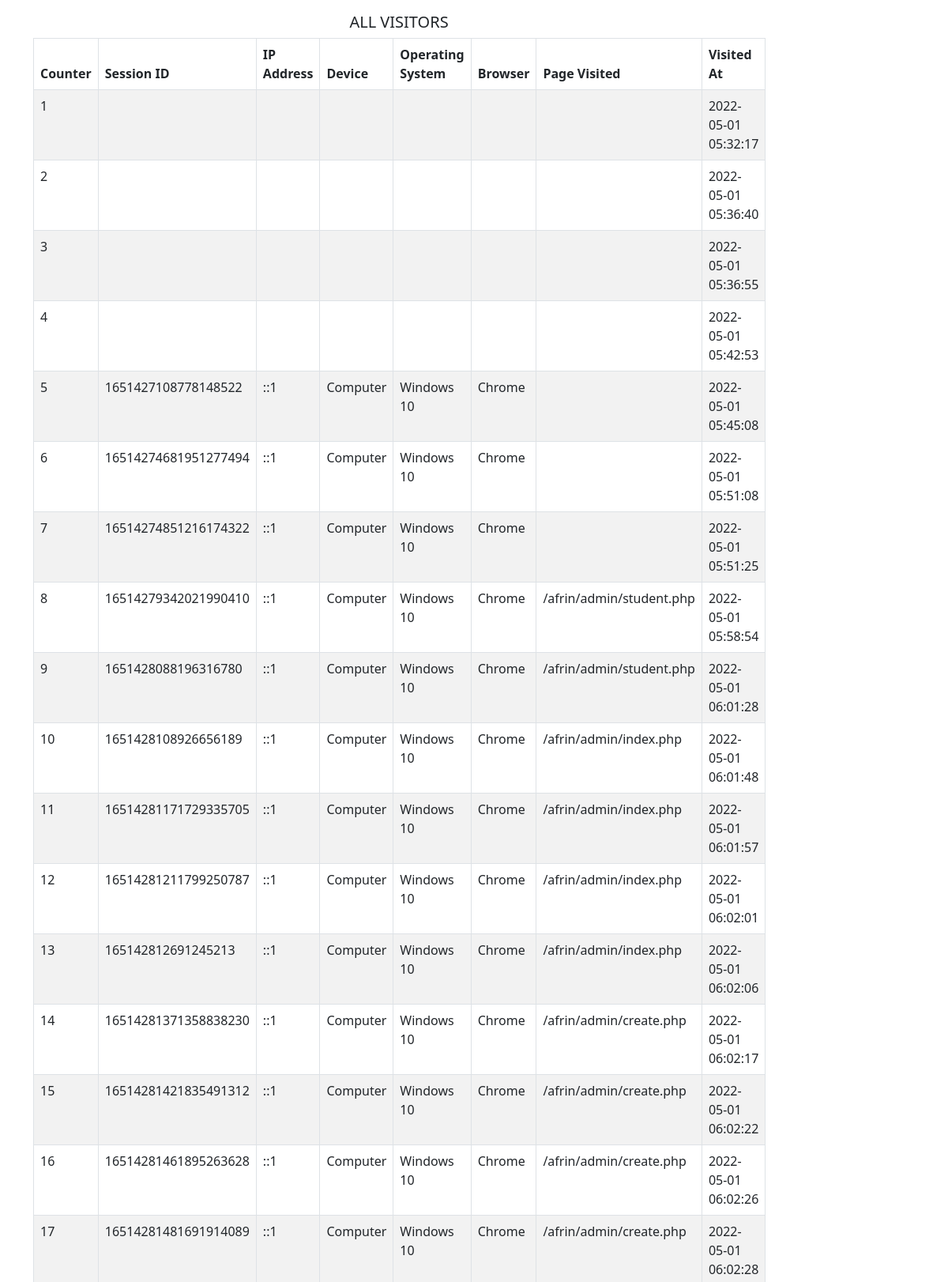
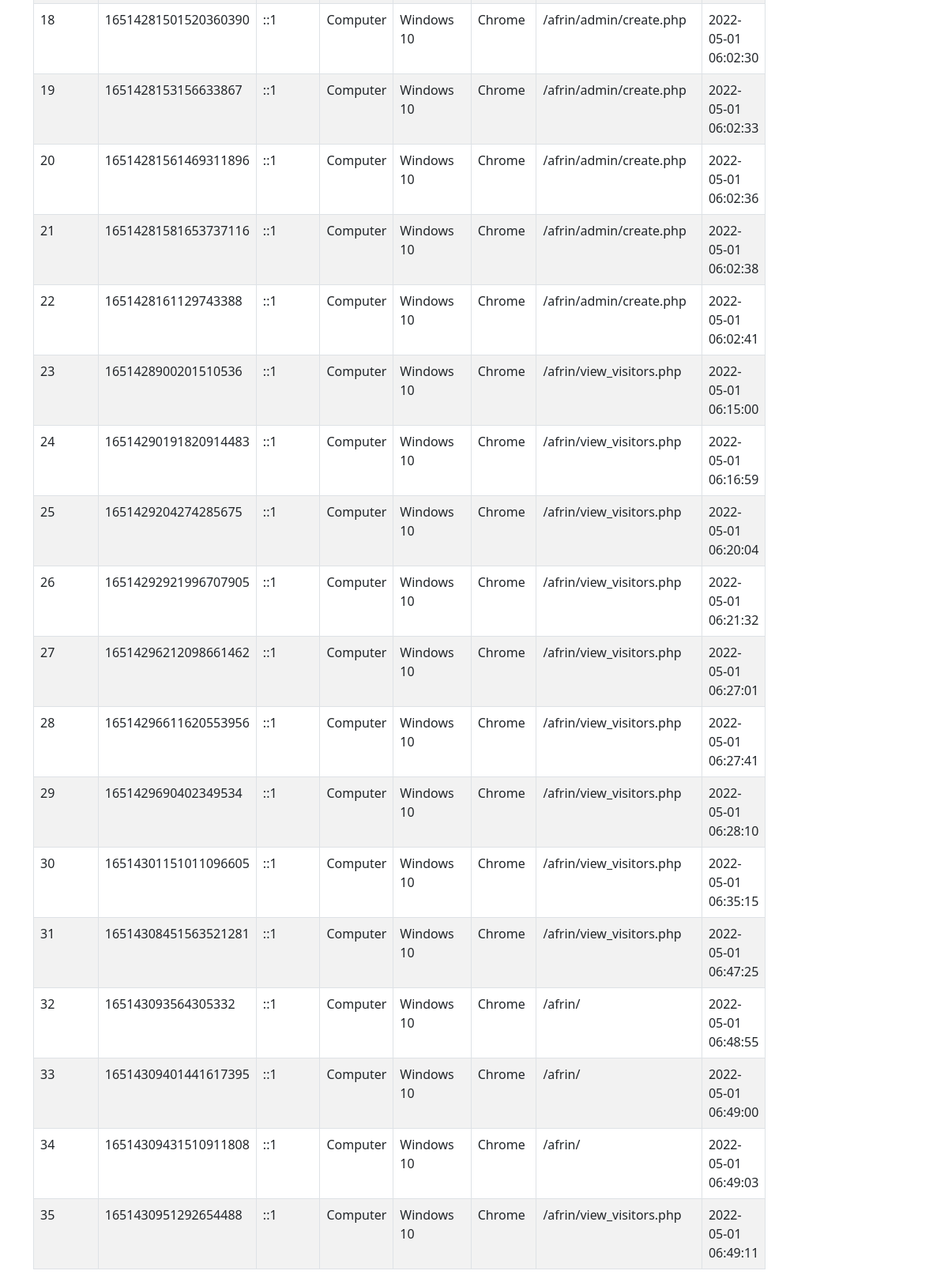
/view_visitors.php, run on the app's committed database (2 pictures, top to bottom).
### tables this page shows
CREATE TABLE `afrin` (
  `id` int(11) NOT NULL,
  `session_id` varchar(255) NOT NULL,
  `ip_address` varchar(255) NOT NULL,
  `device` varchar(255) NOT NULL,
  `operating_system` varchar(255) NOT NULL,
  `browser` varchar(255) NOT NULL,
  `url` varchar(255) NOT NULL,
  `visited_at` timestamp NOT NULL DEFAULT current_timestamp()
);

### classes.php (called while the page is built, shortened)
<?php
	class MyVisitors {
		public $dbcon;
		function __construct() {
			$this->dbcon = new MySqli(DB_SERVERNAME, DB_USERNAME, DB_PASSWORD, DB_NAME);
		}
		function getAllVisitors() {
			$sql = "SELECT * FROM afrin";
			$result = $this->dbcon->query($sql);
			$rows = array();
			if ($this->dbcon->affected_rows > 0) {
				while ($row = $result->fetch_array()) {
					$rows[] = $row;
				}
				return $rows;
			}
			else {
				return $rows;
			}
		}
	}
?>

### view_visitors.php (the view, shortened to what this page needs)
<?php session_start();
include_once("classes.php");
include_once("myheader.php");
?>
<div class="container">
	<div class="row">
		<div class="col-10">
			<div class="mt-3" style="min-height: 85vh;">
				<h5 class="text-center">ALL VISITORS</h5>
				<table class="table table-striped table-bordered">
					<thead>
						<tr>
							<th>Counter</th>
							<th>Session ID</th>
							<th>IP Address</th>
							<th>Device</th>
							<th>Operating System</th>
							<th>Browser</th>
							<th>Page Visited</th>
							<th>Visited At</th>
						</tr>
					</thead>
					<tbody>
					<?php
						$object = new MyVisitors;
						$output = $object->getAllVisitors();
						 $counter = 0;
						foreach ($output as $key => $value) {
					?>
				<tr>
					<td><?php echo ++$counter; ?></td>
					<td><?php echo $value['session_id']; ?></td>
					<td><?php echo $value['ip_address']; ?></td>
					<td><?php echo $value['device']; ?></td>
					<td><?php echo $value['operating_system']; ?></td>
					<td><?php echo $value['browser']; ?></td>
					<td><?php echo $value['url']; ?></td>
					<td><?php echo date('Y-m-d h:i:s', strtotime($value['visited_at'])); ?></td>
				</tr>
					<?php
						}
					?>
			</tbody>
				</table>
			</div>
		</div>
	</div>
</div>

### myheader.php (shortened to what this page needs)
<!DOCTYPE html>
<html lang="en">
<head>
    <link href="https://cdn.jsdelivr.net/npm/bootstrap@5.0.2/dist/css/bootstrap.min.css" rel="stylesheet">
    <link rel="stylesheet" href="style.css">
</head>
<body>
    <div>
</body>
</html>

### style.css (style rules this page uses)
* { margin: 0; padding: 0; }
::placeholder { color: #fff; font-family: Arial; }

### data on the page
afrin: visited_at "2022-05-01 05:32:17"
afrin: visited_at "2022-05-01 05:36:40"
afrin: visited_at "2022-05-01 05:36:55"
afrin: visited_at "2022-05-01 05:42:53"
afrin: session "1651427108778148522", ip_address "::1", device "Computer", operating_system "Windows 10", browser "Chrome", visited_at "2022-05-01 05:45:08"
afrin: session "16514274681951277494", ip_address "::1", device "Computer", operating_system "Windows 10", browser "Chrome", visited_at "2022-05-01 05:51:08"
afrin: session "16514274851216174322", ip_address "::1", device "Computer", operating_system "Windows 10", browser "Chrome", visited_at "2022-05-01 05:51:25"
afrin: session "16514279342021990410", ip_address "::1", device "Computer", operating_system "Windows 10", browser "Chrome", url "/afrin/admin/student.php", visited_at "2022-05-01 05:58:54"
afrin: session "1651428088196316780", ip_address "::1", device "Computer", operating_system "Windows 10", browser "Chrome", url "/afrin/admin/student.php", visited_at "2022-05-01 06:01:28"
afrin: session "1651428108926656189", ip_address "::1", device "Computer", operating_system "Windows 10", browser "Chrome", url "/afrin/admin/index.php", visited_at "2022-05-01 06:01:48"
afrin: session "16514281171729335705", ip_address "::1", device "Computer", operating_system "Windows 10", browser "Chrome", url "/afrin/admin/index.php", visited_at "2022-05-01 06:01:57"
afrin: session "16514281211799250787", ip_address "::1", device "Computer", operating_system "Windows 10", browser "Chrome", url "/afrin/admin/index.php", visited_at "2022-05-01 06:02:01"
afrin: session "165142812691245213", ip_address "::1", device "Computer", operating_system "Windows 10", browser "Chrome", url "/afrin/admin/index.php", visited_at "2022-05-01 06:02:06"
afrin: session "16514281371358838230", ip_address "::1", device "Computer", operating_system "Windows 10", browser "Chrome", url "/afrin/admin/create.php", visited_at "2022-05-01 06:02:17"
afrin: session "16514281421835491312", ip_address "::1", device "Computer", operating_system "Windows 10", browser "Chrome", url "/afrin/admin/create.php", visited_at "2022-05-01 06:02:22"
afrin: session "16514281461895263628", ip_address "::1", device "Computer", operating_system "Windows 10", browser "Chrome", url "/afrin/admin/create.php", visited_at "2022-05-01 06:02:26"
afrin: session "16514281481691914089", ip_address "::1", device "Computer", operating_system "Windows 10", browser "Chrome", url "/afrin/admin/create.php", visited_at "2022-05-01 06:02:28"
afrin: session "16514281501520360390", ip_address "::1", device "Computer", operating_system "Windows 10", browser "Chrome", url "/afrin/admin/create.php", visited_at "2022-05-01 06:02:30"
afrin: session "1651428153156633867", ip_address "::1", device "Computer", operating_system "Windows 10", browser "Chrome", url "/afrin/admin/create.php", visited_at "2022-05-01 06:02:33"
afrin: session "16514281561469311896", ip_address "::1", device "Computer", operating_system "Windows 10", browser "Chrome", url "/afrin/admin/create.php", visited_at "2022-05-01 06:02:36"
afrin: session "16514281581653737116", ip_address "::1", device "Computer", operating_system "Windows 10", browser "Chrome", url "/afrin/admin/create.php", visited_at "2022-05-01 06:02:38"
afrin: session "1651428161129743388", ip_address "::1", device "Computer", operating_system "Windows 10", browser "Chrome", url "/afrin/admin/create.php", visited_at "2022-05-01 06:02:41"
afrin: session "1651428900201510536", ip_address "::1", device "Computer", operating_system "Windows 10", browser "Chrome", url "/afrin/view_visitors.php", visited_at "2022-05-01 06:15:00"
afrin: session "16514290191820914483", ip_address "::1", device "Computer", operating_system "Windows 10", browser "Chrome", url "/afrin/view_visitors.php", visited_at "2022-05-01 06:16:59"
afrin: session "1651429204274285675", ip_address "::1", device "Computer", operating_system "Windows 10", browser "Chrome", url "/afrin/view_visitors.php", visited_at "2022-05-01 06:20:04"
afrin: session "16514292921996707905", ip_address "::1", device "Computer", operating_system "Windows 10", browser "Chrome", url "/afrin/view_visitors.php", visited_at "2022-05-01 06:21:32"
afrin: session "16514296212098661462", ip_address "::1", device "Computer", operating_system "Windows 10", browser "Chrome", url "/afrin/view_visitors.php", visited_at "2022-05-01 06:27:01"
afrin: session "16514296611620553956", ip_address "::1", device "Computer", operating_system "Windows 10", browser "Chrome", url "/afrin/view_visitors.php", visited_at "2022-05-01 06:27:41"
afrin: session "1651429690402349534", ip_address "::1", device "Computer", operating_system "Windows 10", browser "Chrome", url "/afrin/view_visitors.php", visited_at "2022-05-01 06:28:10"
afrin: session "16514301151011096605", ip_address "::1", device "Computer", operating_system "Windows 10", browser "Chrome", url "/afrin/view_visitors.php", visited_at "2022-05-01 06:35:15"
afrin: session "16514308451563521281", ip_address "::1", device "Computer", operating_system "Windows 10", browser "Chrome", url "/afrin/view_visitors.php", visited_at "2022-05-01 06:47:25"
afrin: session "165143093564305332", ip_address "::1", device "Computer", operating_system "Windows 10", browser "Chrome", url "/afrin/", visited_at "2022-05-01 06:48:55"
afrin: session "16514309401441617395", ip_address "::1", device "Computer", operating_system "Windows 10", browser "Chrome", url "/afrin/", visited_at "2022-05-01 06:49:00"
afrin: session "16514309431510911808", ip_address "::1", device "Computer", operating_system "Windows 10", browser "Chrome", url "/afrin/", visited_at "2022-05-01 06:49:03"
afrin: session "1651430951292654488", ip_address "::1", device "Computer", operating_system "Windows 10", browser "Chrome", url "/afrin/view_visitors.php", visited_at "2022-05-01 06:49:11"
